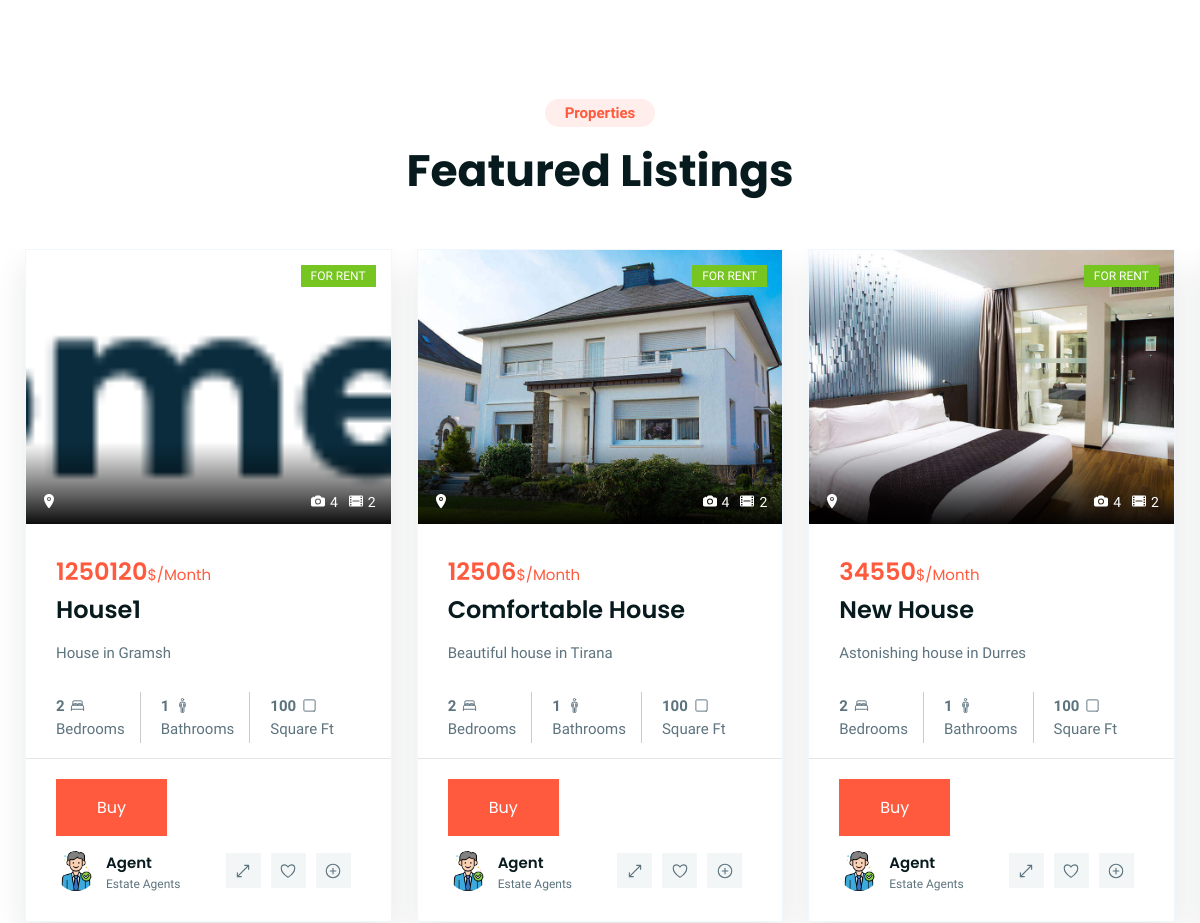
Before: / (middle part) with the older database file.
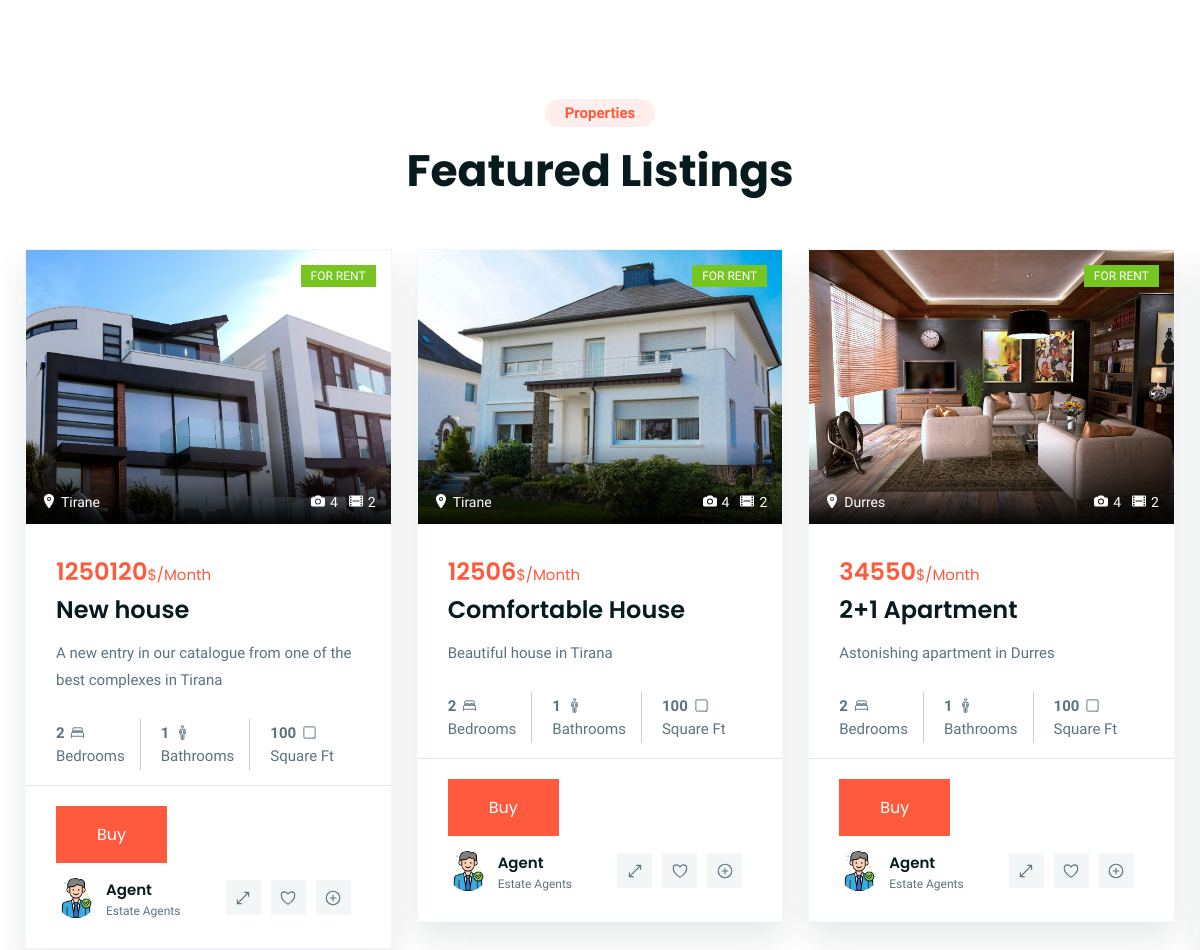
After: the same page with the newer database file.
### tables this page shows
CREATE TABLE Property
(
  Property_Id INT NOT NULL auto_increment,
  Property_Name varchar(256) NOT NULL,
  Description varchar(256) NOT NULL,
  Nr_Bedrooms INT NOT NULL,
  Nr_Bathrooms INT NOT NULL,
  Area  varchar(256) NOT NULL,
  Image BLOB NOT NULL,
  Agent_ID INT NOT NULL,
  Area_Id INT NOT NULL,
  Price INT NOT NULL,
  PRIMARY KEY (Property_Id),
  FOREIGN KEY (Agent_ID) REFERENCES Agent(Agent_ID),
  FOREIGN KEY (Area_Id) REFERENCES Area(Area_Id)
);

CREATE TABLE Area
(
  Area_Id INT NOT NULL auto_increment,
  Area_Name varchar(256) NOT NULL,
  No_Properties INT NOT NULL,
  PRIMARY KEY (Area_Id)
);

### PHP/test.php (the view, shortened to what this page needs)
<?php
    include './PHP/connect_to_database.php';
    $sql = "SELECT * FROM property INNER JOIN area ON property.Area_Id = area.Area_Id";
    $result  = $conn->query($sql);
    while ($row = $result->fetch_assoc()) {
        echo '
        <li>
        <div class="property-card">
          <figure class="card-banner">
            <a href="#">
              <img src="'.$row['Image'].'" alt="Comfortable Apartment" class="w-100">
            </a>
            <div class="card-badge green">For Rent</div>
            <div class="banner-actions">
              <button class="banner-actions-btn">
                <ion-icon name="location"></ion-icon>
                <address>'.$row['Area_Name'].'</address>
              </button>
              <button class="banner-actions-btn">
                <ion-icon name="camera"></ion-icon>
                <span>4</span>
              </button>
              <button class="banner-actions-btn">
                <ion-icon name="film"></ion-icon>
                <span>2</span>
              </button>
            </div>
          </figure>
          <div class="card-content">
            <div class="card-price">
              <strong>'.$row['Price'].'</strong>$/Month
            </div>
            <h3 class="h3 card-title">
              <a href="#">'.$row['Property_Name'].'</a>
            </h3>
            <p class="card-text">
            '.$row['Description'].'
            </p>
            <ul class="card-list">
              <li class="card-item">
                <strong>'.$row['Nr_Bedrooms'].'</strong>
                <ion-icon name="bed-outline"></ion-icon>
                <span>Bedrooms</span>
              </li>
              <li class="card-item">
                <strong>'.$row['Nr_Bathrooms'].'</strong>
                <ion-icon name="man-outline"></ion-icon>
                <span>Bathrooms</span>
              </li>
              <li class="card-item">
                <strong>'.$row['Area'].'</strong>
                <ion-icon name="square-outline"></ion-icon>
                <span>Square Ft</span>
              </li>
            </ul>
          </div>
          <div class="card-footer">
            <div class="card-author">
              <figure class="author-avatar">
                <img src="./assets/images/agent.png" alt="Agent" class="w-100">
              </figure>
              <div>
                <p class="author-name">
                  <a href="#">Agent</a>
                </p>
                <p class="author-title">Estate Agents</p>
              </div>
            </div>
            <div class="card-footer-actions">
              <button class="card-footer-actions-btn">
                <ion-icon name="resize-outline"></ion-icon>
              </button>
              <button class="card-footer-actions-btn">
                <ion-icon name="heart-outline"></ion-icon>
              </button>
              <button class="card-footer-actions-btn">
                <ion-icon name="add-circle-outline"></ion-icon>
              </button>
            </div>
            <button class="btn btn-primary btn-block">Buy</button>
          </div>
        </div>
      </li>';
    }

### index.php (shortened to what this page needs)
<!DOCTYPE html>
<html lang="en">
<head>
  <link rel="stylesheet" href="./assets/css/style.css">
  <link rel="stylesheet" href="https://cdnjs.cloudflare.com/ajax/libs/font-awesome/6.2.0/css/all.min.css">
</head>
<body>
  <main>
    <article>
      <section class="property" id="property">
        <div class="container">
          <p class="section-subtitle">Properties</p>
          <h2 class="h2 section-title">Featured Listings</h2>
          <ul class="property-list has-scrollbar">
            <?php
             include './PHP/test.php';
            ?>
          </ul>
        </div>
      </section>
    </article>
  </main>
</body>
</html>

Changed rows visible on the page:
changed property: Image: a different picture; Area_Id.Area_Name (not shown) → "Tirane"; Property_Name "House1" → "New house"; Description "House in Gramsh" → "A new entry in our catalogue from one of the best complexes in Tirana"
changed through a linked row, property "Comfortable House": Area_Id.Area_Name (not shown) → "Tirane"
changed property: Image: a different picture; Area_Id.Area_Name (not shown) → "Durres"; Property_Name "New House" → "2+1 Apartment"; Description "Astonishing house in Durres" → "Astonishing apartment in Durres"
